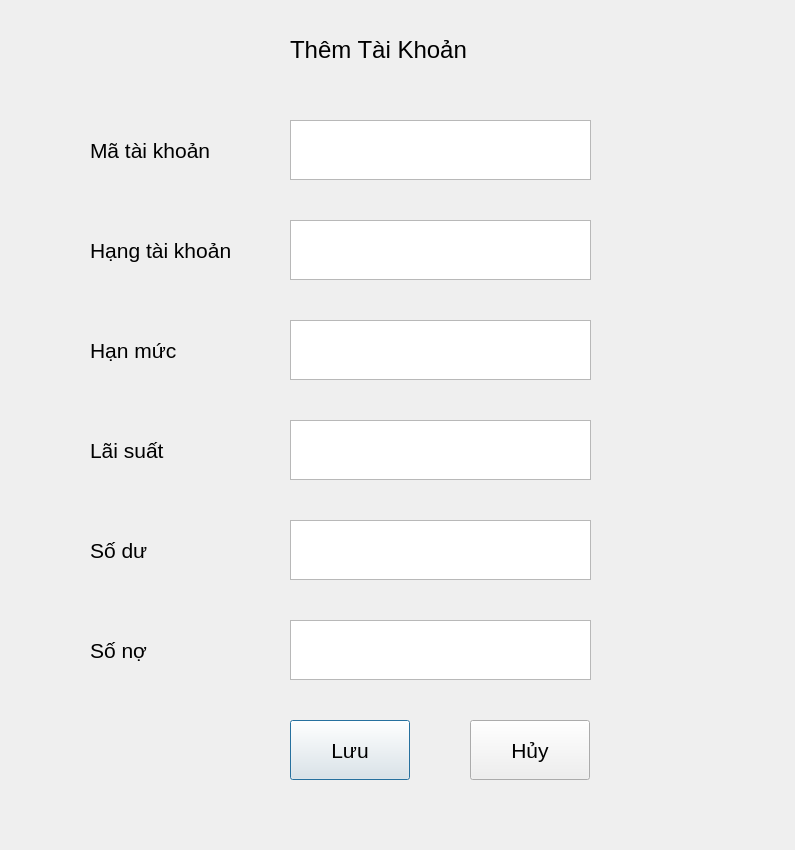
<?xml version="1.0" encoding="UTF-8"?>
<ui version="4.0">
 <class>Dialog</class>
 <widget class="QDialog" name="Dialog">
  <property name="geometry">
   <rect>
    <x>0</x>
    <y>0</y>
    <width>795</width>
    <height>850</height>
   </rect>
  </property>
  <property name="font">
   <font>
    <family>MS Shell Dlg 2</family>
    <pointsize>16</pointsize>
   </font>
  </property>
  <property name="windowTitle">
   <string>Dialog</string>
  </property>
  <widget class="QLabel" name="label">
   <property name="geometry">
    <rect>
     <x>90</x>
     <y>130</y>
     <width>200</width>
     <height>40</height>
    </rect>
   </property>
   <property name="font">
    <font>
     <pointsize>16</pointsize>
    </font>
   </property>
   <property name="text">
    <string>Mã tài khoản</string>
   </property>
  </widget>
  <widget class="QTextEdit" name="textEdit">
   <property name="geometry">
    <rect>
     <x>290</x>
     <y>120</y>
     <width>301</width>
     <height>60</height>
    </rect>
   </property>
  </widget>
  <widget class="QLabel" name="label_2">
   <property name="geometry">
    <rect>
     <x>90</x>
     <y>230</y>
     <width>200</width>
     <height>40</height>
    </rect>
   </property>
   <property name="font">
    <font>
     <pointsize>16</pointsize>
    </font>
   </property>
   <property name="text">
    <string>Hạng tài khoản</string>
   </property>
  </widget>
  <widget class="QTextEdit" name="textEdit_2">
   <property name="geometry">
    <rect>
     <x>290</x>
     <y>220</y>
     <width>301</width>
     <height>60</height>
    </rect>
   </property>
  </widget>
  <widget class="QLabel" name="label_3">
   <property name="geometry">
    <rect>
     <x>90</x>
     <y>330</y>
     <width>200</width>
     <height>40</height>
    </rect>
   </property>
   <property name="font">
    <font>
     <pointsize>16</pointsize>
    </font>
   </property>
   <property name="text">
    <string>Hạn mức</string>
   </property>
  </widget>
  <widget class="QTextEdit" name="textEdit_3">
   <property name="geometry">
    <rect>
     <x>290</x>
     <y>320</y>
     <width>301</width>
     <height>60</height>
    </rect>
   </property>
  </widget>
  <widget class="QLabel" name="label_4">
   <property name="geometry">
    <rect>
     <x>90</x>
     <y>530</y>
     <width>200</width>
     <height>40</height>
    </rect>
   </property>
   <property name="font">
    <font>
     <pointsize>16</pointsize>
    </font>
   </property>
   <property name="text">
    <string>Số dư</string>
   </property>
  </widget>
  <widget class="QTextEdit" name="textEdit_4">
   <property name="geometry">
    <rect>
     <x>290</x>
     <y>520</y>
     <width>301</width>
     <height>60</height>
    </rect>
   </property>
  </widget>
  <widget class="QPushButton" name="pushButton">
   <property name="geometry">
    <rect>
     <x>290</x>
     <y>720</y>
     <width>120</width>
     <height>60</height>
    </rect>
   </property>
   <property name="text">
    <string>Lưu</string>
   </property>
  </widget>
  <widget class="QPushButton" name="pushButton_2">
   <property name="geometry">
    <rect>
     <x>470</x>
     <y>720</y>
     <width>120</width>
     <height>60</height>
    </rect>
   </property>
   <property name="text">
    <string>Hủy</string>
   </property>
  </widget>
  <widget class="QLabel" name="label_5">
   <property name="geometry">
    <rect>
     <x>290</x>
     <y>30</y>
     <width>250</width>
     <height>40</height>
    </rect>
   </property>
   <property name="font">
    <font>
     <pointsize>18</pointsize>
    </font>
   </property>
   <property name="text">
    <string>Thêm Tài Khoản</string>
   </property>
  </widget>
  <widget class="QLabel" name="label_6">
   <property name="geometry">
    <rect>
     <x>90</x>
     <y>430</y>
     <width>200</width>
     <height>40</height>
    </rect>
   </property>
   <property name="font">
    <font>
     <pointsize>16</pointsize>
    </font>
   </property>
   <property name="text">
    <string>Lãi suất</string>
   </property>
  </widget>
  <widget class="QTextEdit" name="textEdit_5">
   <property name="geometry">
    <rect>
     <x>290</x>
     <y>420</y>
     <width>301</width>
     <height>60</height>
    </rect>
   </property>
  </widget>
  <widget class="QLabel" name="label_7">
   <property name="geometry">
    <rect>
     <x>90</x>
     <y>630</y>
     <width>200</width>
     <height>40</height>
    </rect>
   </property>
   <property name="font">
    <font>
     <pointsize>16</pointsize>
    </font>
   </property>
   <property name="text">
    <string>Số nợ</string>
   </property>
  </widget>
  <widget class="QTextEdit" name="textEdit_6">
   <property name="geometry">
    <rect>
     <x>290</x>
     <y>620</y>
     <width>301</width>
     <height>60</height>
    </rect>
   </property>
  </widget>
 </widget>
 <resources/>
 <connections/>
</ui>
